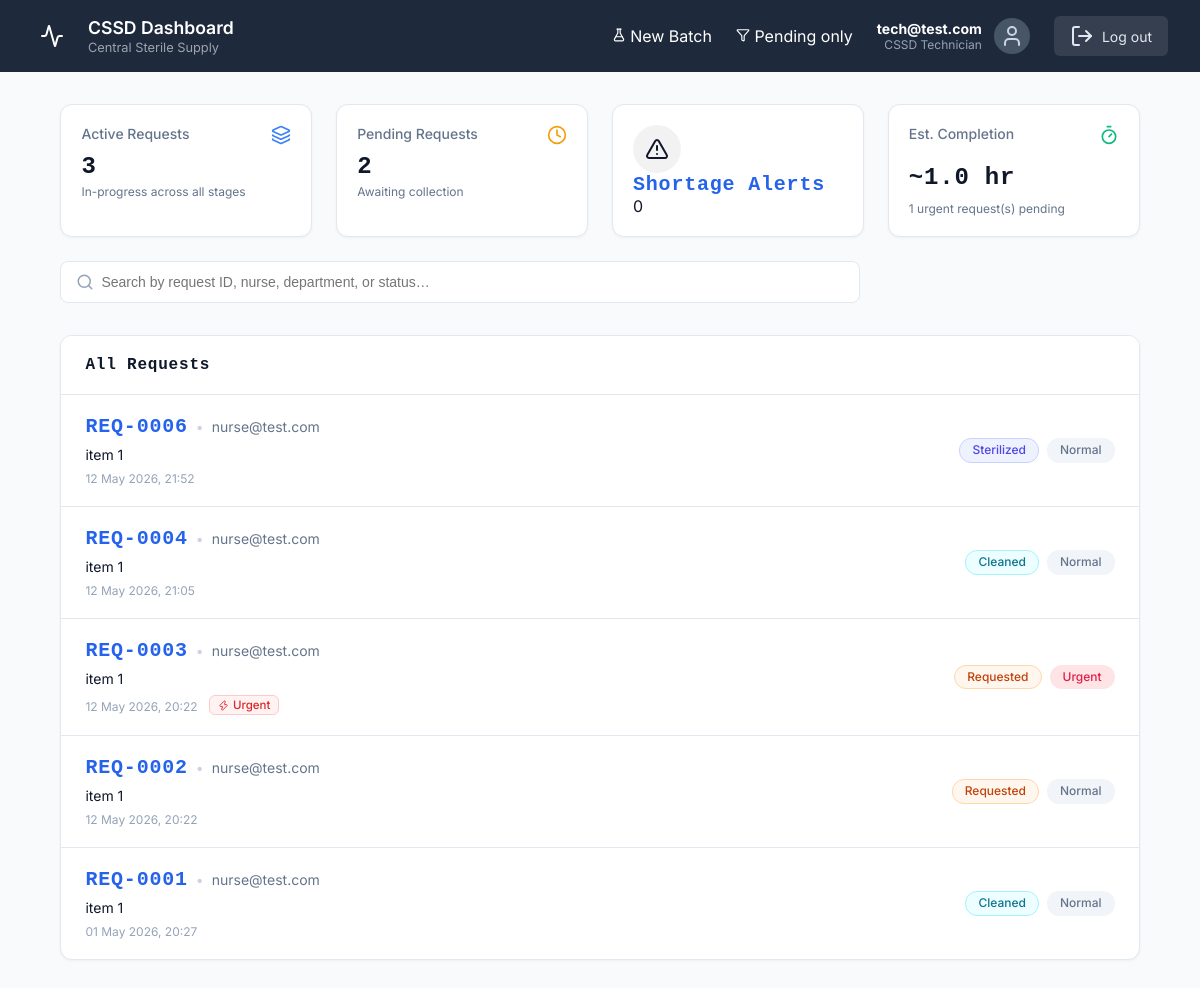
The page /dashboard/ (signed in) on the database as committed earlier.
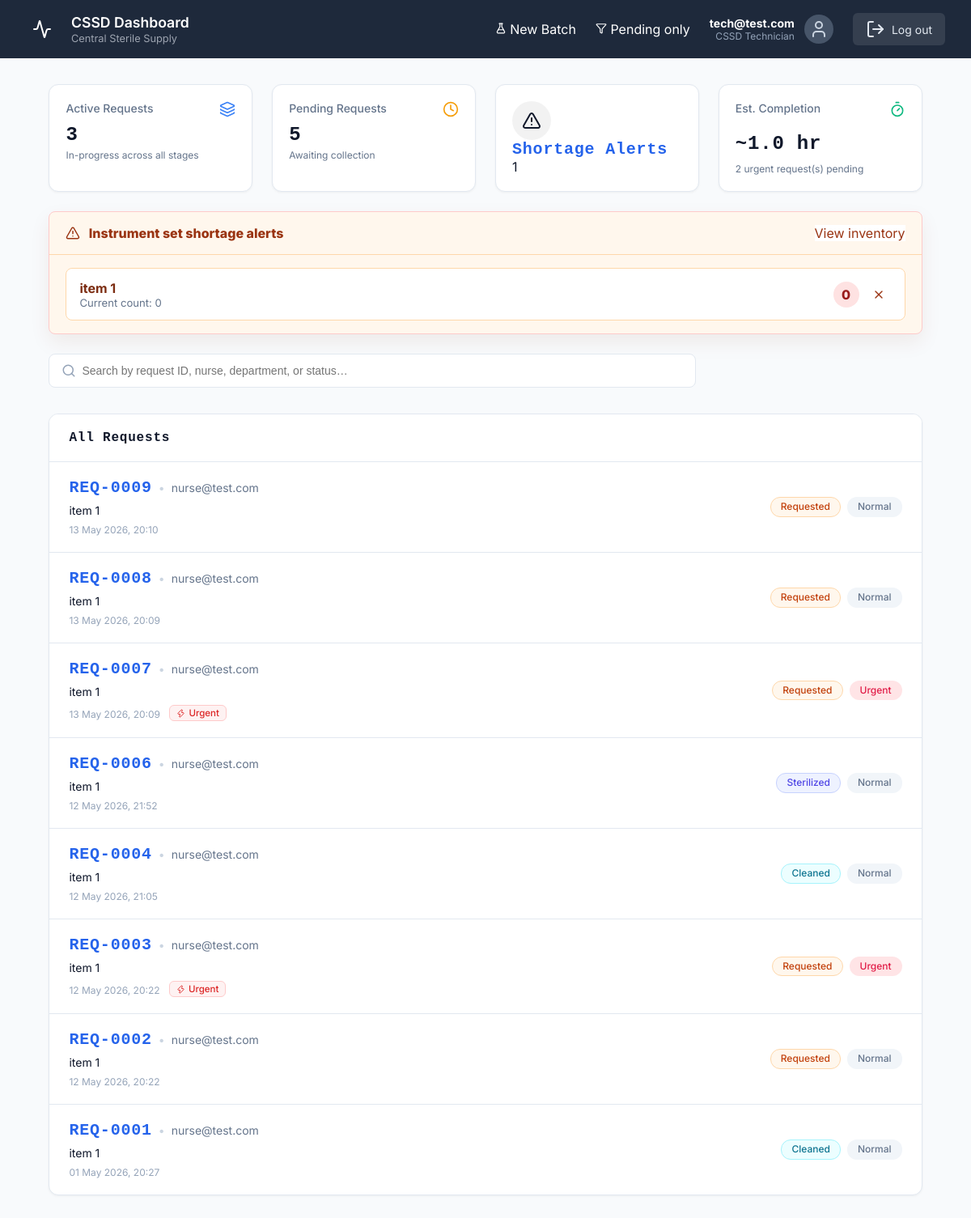
The same page on the database as committed later.
### CSSD_Management_System/models.py (models this page shows, shortened)
class InstrumentRequest(models.Model):
    PRIORITY_CHOICES = [
        ('Normal', 'Normal'),
        ('Urgent', 'Urgent'),
    ]
    STATUS_CHOICES = [
        ('Requested', 'Requested'),
        ('Collected', 'Collected'),
        ('Cleaned', 'Cleaned'),
        ('Sterilized', 'Sterilized'),
        ('Packed', 'Packed'),
        ('Delivered', 'Delivered'),
    ]
    requester = models.ForeignKey(CustomUser, on_delete=models.CASCADE, related_name='requests')
    priority = models.CharField(max_length=50, choices=PRIORITY_CHOICES, default='Normal')
    status = models.CharField(max_length=50, choices=STATUS_CHOICES, default='Requested')
    department = models.CharField(max_length=100, blank=True)
    notes = models.TextField(blank=True)
    last_operator = models.ForeignKey(
        CustomUser,
        on_delete=models.SET_NULL,
        null=True,
        blank=True,
        related_name='processed_requests'
    )
    batch = models.ForeignKey(SterilizationBatch, null=True, blank=True, on_delete=models.SET_NULL, related_name='requests')
    is_archived = models.BooleanField(default=False)
    submitted_at = models.DateTimeField(auto_now_add=True)
    collected_at = models.DateTimeField(null=True, blank=True)
    cleaned_at = models.DateTimeField(null=True, blank=True)
    sterilized_at = models.DateTimeField(null=True, blank=True)
    packed_at = models.DateTimeField(null=True, blank=True)
    delivered_at = models.DateTimeField(null=True, blank=True)

class CustomUser(AbstractUser):
    ROLE_CHOICES = [
        ('System Administrator', 'System Administrator'),
        ('CSSD Technician', 'CSSD Technician'),
        ('Department Nurse', 'Department Nurse'),
        ('Hospital Administrator', 'Hospital Administrator'),
    ]
    username = None
    email = models.EmailField(_('email address'), unique=True)
    role = models.CharField(max_length=50, choices=ROLE_CHOICES)
    department = models.CharField(max_length=100, blank=True)
    USERNAME_FIELD = 'email'
    REQUIRED_FIELDS = []
    objects = CustomUserManager()

class RequestItem(models.Model):
    request = models.ForeignKey(InstrumentRequest, on_delete=models.CASCADE, related_name='items')
    inventory_item = models.ForeignKey(InventoryItem, on_delete=models.CASCADE)
    quantity = models.IntegerField(default=1)

class InventoryItem(models.Model):
    name = models.CharField(max_length=255)
    category = models.CharField(max_length=100)
    current_stock = models.IntegerField(default=0)
    min_threshold = models.IntegerField(default=10)

### CSSD_Management_System/views.py (the view)
# urls.py: path('dashboard/', views.dashboard_router, name='dashboard_router'),
@login_required
def dashboard_router(request):
    role = request.user.role
    if role == 'Hospital Administrator':
        return redirect('hospital_report')
    if role in ['CSSD Technician', 'System Administrator']:
        filter_status = request.GET.get('filter', '')
        all_requests = InstrumentRequest.objects.prefetch_related(
            'items__inventory_item', 'requester'
        ).order_by('-submitted_at')
        display_requests = (
            all_requests.filter(status='Requested')
            if filter_status == 'pending'
            else all_requests
        )
        stat_pending = all_requests.filter(status='Requested').count()
        stat_active  = all_requests.filter(
            status__in=['Collected', 'Cleaned', 'Sterilized', 'Packed']
        ).count()
        shortage_alerts = _dashboard_shortage_alerts()
        stat_alerts  = shortage_alerts.count()
        STATUS_ORDER = ['Requested', 'Collected', 'Cleaned', 'Sterilized', 'Packed', 'Delivered']
        urgent_reqs  = all_requests.filter(priority='Urgent').exclude(status='Delivered')
        eta_text, eta_desc = 'No urgent', 'All clear'
        if urgent_reqs.exists():
            def eta_mins(r):
                idx = STATUS_ORDER.index(r.status) if r.status in STATUS_ORDER else 0
                return max(0, (len(STATUS_ORDER) - 1 - idx) * 20)
            mins = min(eta_mins(r) for r in urgent_reqs)
            eta_text = f'~{mins} min' if mins < 60 else f'~{mins // 60:.1f} hr'
            eta_desc = f'{urgent_reqs.count()} urgent request(s) pending'
        context = {
            'requests':      display_requests,
            'filter_status': filter_status,
            'stat_pending':  stat_pending,
            'stat_active':   stat_active,
            'stat_alerts':   stat_alerts,
            'shortage_alerts': shortage_alerts,
            'eta_text':      eta_text,
            'eta_desc':      eta_desc,
        }
        return render(request, 'cssd-dashboard.html', context)
    elif role == 'Department Nurse':
        return nurse_dashboard(request)
    return HttpResponse(f"Role '{role}' not recognized.", status=403)

### CSSD_Management_System/views.py (called while the page is built)
def _dashboard_shortage_alerts():
    return InventoryItem.objects.filter(current_stock__lt=3).order_by('current_stock', 'name')

### CSSD_Management_System/templates/cssd-dashboard.html (shortened to what the changed rows need)
{% load static %}
<!DOCTYPE html>
<html lang="en">
<head>
  <link rel="stylesheet" href="{% static 'styles.css' %}">
  <link rel="stylesheet" href="{% static 'extended_styles.css' %}">
</head>
<body>
  <div class="dashboard-wrapper theme-blue">
    <nav class="dashboard-nav theme-dark-blue">
      <div class="nav-brand">
        <div class="nav-title">
          <h2>CSSD Dashboard</h2>
        </div>
      </div>
    </nav>
    <main class="dashboard-main">
      <div class="dashboard-container">
        <div class="cssd-stats-grid">
          <a href="{% url 'dashboard_router' %}?filter=pending" class="stat-card" style="text-decoration:none;display:block;">
            <div class="stat-header">
              <span class="stat-label">Pending Requests</span>
              <i data-lucide="clock" class="stat-icon-small orange"></i>
            </div>
            <h3 class="stat-value">{{ stat_pending }}</h3>
            <p class="stat-desc">Awaiting collection</p>
          </a>
          <a href="{% url 'cssd_inventory_alerts' %}" class="stat-card alert-stat" style="text-decoration:none;display:flex;">
            <div class="stat-info">
              <h3>Shortage Alerts</h3>
              <span class="stat-number">{{ stat_alerts }}</span>
            </div>
          </a>
          <div class="stat-card">
            <div class="stat-header">
              <span class="stat-label">Est. Completion</span>
              <i data-lucide="timer" class="stat-icon-small green"></i>
            </div>
            <h3 class="stat-value">{{ eta_text }}</h3>
            <p class="stat-desc">{{ eta_desc }}</p>
          </div>
        </div>
        {% if shortage_alerts %}
        <section class="shortage-alerts-panel" id="shortageAlertsPanel" aria-label="Shortage alerts">
          <div class="shortage-alerts-header">
            <div class="shortage-alerts-title">
              <i data-lucide="alert-triangle" style="width:18px;height:18px;"></i>
              <span>Instrument set shortage alerts</span>
            </div>
            <a href="{% url 'cssd_inventory_alerts' %}" class="nav-action-link" style="background:#fff;color:#9a3412;border-color:#fed7aa;">
              View inventory
            </a>
          </div>
          <div class="shortage-alert-list" id="shortageAlertList">
            {% for item in shortage_alerts %}
            <article class="shortage-alert" data-shortage-alert data-item-id="{{ item.id }}">
              <div>
                <strong>{{ item.name }}</strong>
                <div style="font-size:.82rem;color:#64748b;">Current count: {{ item.current_stock }}</div>
              </div>
              <div style="display:flex;align-items:center;gap:.5rem;">
                <span class="shortage-alert-count" aria-label="{{ item.current_stock }} units available">{{ item.current_stock }}</span>
                <button type="button" class="shortage-dismiss" data-dismiss-shortage aria-label="Dismiss {{ item.name }} shortage alert">
                  <i data-lucide="x" style="width:16px;height:16px;"></i>
                </button>
              </div>
            </article>
            {% endfor %}
          </div>
        </section>
        {% endif %}
        <div class="cssd-requests-panel" id="requests-panel">
          <div class="cssd-list" id="requestList">
            {% for req in requests %}
            {% with items=req.items.all %}
            <a href="{% url 'cssd_request_details' req.id %}"
               class="cssd-list-item"
               style="text-decoration:none;color:inherit;display:flex;"
               data-search="req-{{ req.id|stringformat:'04d' }} {{ req.requester.email }} {{ req.department }} {{ req.status }} {% for item in items %}{{ item.inventory_item.name }} {% endfor %}">
              <div class="item-main">
                <div class="item-title">
                  <span class="item-id">REQ-{{ req.id|stringformat:"04d" }}</span>
                  <span class="dot-separator">•</span>
                  <span class="item-requester">{{ req.requester.email }}</span>
                </div>
                <div class="item-subtitle">
                  {% for item in items %}{{ item.inventory_item.name }}{% if not forloop.last %}, {% endif %}{% endfor %}
                </div>
                <div class="item-time">
                  {{ req.submitted_at|date:"d M Y, H:i" }}
                  {% if req.priority == 'Urgent' %}
                  <span class="eta-badge urgent" style="margin-left:8px;">
                    <i data-lucide="zap" style="width:11px;height:11px;"></i> Urgent
                  </span>
                  {% endif %}
                </div>
              </div>
              <div class="item-actions">
                <span class="pill status-{{ req.status }}">{{ req.status }}</span>
                {% if req.priority == 'Urgent' %}
                  <span class="pill pill-urgent">Urgent</span>
                {% else %}
                  <span class="pill pill-normal">Normal</span>
                {% endif %}
              </div>
            </a>
            {% endwith %}
            {% empty %}
            <div style="text-align:center;padding:2rem;color:#94a3b8;">
              No requests found.
            </div>
            {% endfor %}
          </div>
        </div>
      </div>
    </main>
  </div>
</body>
</html>

Rows that differ between the two databases and show on the page:
now on this page (row edited): InventoryItem: name "item 1", current_stock "0"
added InstrumentRequest: id "0009", requester.email "nurse@test.com", submitted_at "13 May 2026, 20:10", status "Requested", priority "Normal"
added RequestItem: inventory_item.name "item 1", shown under "0009"
added InstrumentRequest: id "0008", requester.email "nurse@test.com", submitted_at "13 May 2026, 20:09", status "Requested", priority "Normal"
added RequestItem: inventory_item.name "item 1", shown under "0008"
added InstrumentRequest: id "0007", requester.email "nurse@test.com", submitted_at "13 May 2026, 20:09", priority "Urgent" (drawn), status "Requested"
added RequestItem: inventory_item.name "item 1", shown under "0007"
Other text that changed with them:
{{ stat_pending }}: "2" → "5"
{{ stat_alerts }}: "0" → "1"
{{ eta_desc }}: "1 urgent request(s) pending" → "2 urgent request(s) pending"
text now shown: "Instrument set shortage alerts View inventory"
